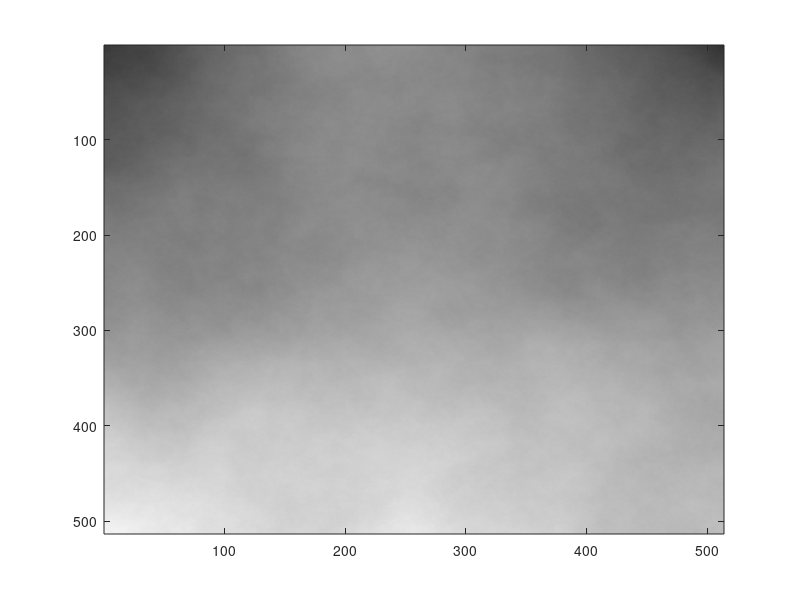

The MATLAB source for this figure:
%% plasma fractal 
% the script creates a plasma fractal by using the diamond-square algorithm
% https://en.wikipedia.org/wiki/Diamond-square_algorithm

clear all
close all

%######################## PARAMETERS HERE!!! ##############################

it = 9; % (2^x)+1, final dimension of the matrix

%##########################################################################

tic
startMat=rand(2,2);
cellit= cell(1,it);
for ii=1:it
    %% take old values and enlarge them to a bigger matrix

    % progression unit
    unit=(2^ii)+1;

    % create vector with startMat values
    vectStart=zeros(1,numel(startMat));
    vectStart(:)=startMat;

    % create new vector
    lenMat = unit^2;
    newVect = nan(1,lenMat);
    whloop = 0;
    orLoop = 1;
    while whloop<lenMat
        acc = 1;
        while acc<=unit
            if mod(acc,2)==0
                newVect(:,whloop+acc)=0;
            else
                newVect(:,whloop+acc)=vectStart(orLoop);
                orLoop=orLoop+1;
            end
            acc=acc+1;
        end
    whloop=whloop+acc;          
    newVect(whloop:(whloop+unit-1))=0;
    whloop=whloop+unit-1;    
    end
    
    newVect((unit^2+1):end)=[];
    
    % create new starting matrix
    swapMat=zeros(unit);
    swapMat(:)=newVect;

    %% algorithm 
    logIndx=(swapMat==0);
    linIndx=find(logIndx);
    diamVer=linIndx(rem(linIndx,2)~=0);
    sqrEdge=linIndx(rem(linIndx,2)==0); logIndx=zeros(unit);
    logIndx(sqrEdge)=sqrEdge;
    
    % create "crown"
    northCrown=logIndx(1,:); logIndx(1,:)=0;
    southCrown=logIndx(end,:); logIndx(end,:)=0;
    westCrown=logIndx(:,1); logIndx(:,1)=0;
    eastCrown=logIndx(:,end); logIndx(:,end)=0;
    innerSqr=find(logIndx);
    
    %% diamonds vertex
    for wkw=1:numel(diamVer)
        p1D=diamVer(wkw)-unit-1;p2D=diamVer(wkw)-unit+1;p3D=diamVer(wkw)+unit-1;p4D=diamVer(wkw)+unit+1;
        swapMat(diamVer(wkw))=mean(swapMat([p1D p2D p3D p4D]))+(2*rand()-1)/(3*ii^2);
    end
    %% square edges
    % create vectors
    northCrown=northCrown(northCrown~=0);
    southCrown=southCrown(southCrown~=0);
    eastCrown=eastCrown(eastCrown~=0);
    westCrown=westCrown(westCrown~=0);
    
    for nn=1:numel(northCrown)
        n1=northCrown(nn)-unit; n2=northCrown(nn)+1; n3=northCrown(nn)+unit;
        swapMat(northCrown(nn))=mean(swapMat([n1 n2 n3]))+(2*rand()-1)/(3*ii^2);
    end
    for ss=1:numel(southCrown)
        s1=southCrown(ss)-unit; s2=southCrown(ss)-1; s3=southCrown(ss)+unit;
        swapMat(southCrown(ss))=mean(swapMat([s1 s2 s3]))+(2*rand()-1)/(3*ii^2);
    end
    for ee=1:numel(eastCrown)
        e1=eastCrown(ee)-1; e2=eastCrown(ee)-unit; e3=eastCrown(ee)+1;
        swapMat(eastCrown(ee))=mean(swapMat([e1 e2 e3]))+(2*rand()-1)/(3*ii^2);
    end
    for ww=1:numel(westCrown)
        w1=westCrown(ww)-1; w2=westCrown(ww)+unit; w3=westCrown(ww)+1;
        swapMat(westCrown(ww))=mean(swapMat([w1 w2 w3]))+(2*rand()-1)/(3*ii^2);
    end
    if isempty(innerSqr)==0
        for kwk=1:numel(innerSqr)
            p1S=innerSqr(kwk)-1; p2S=innerSqr(kwk)+1; p3S=innerSqr(kwk)+unit; p4S=innerSqr(kwk)-unit;
            swapMat(innerSqr(kwk))=mean(swapMat([p1S p2S p3S p4S]))+(2*rand()-1)/(3*ii^2);
        end
    end
    
    
    startMat=swapMat;
    
    cellit{ii}=swapMat;
    
    outMat=uint8(repmat(swapMat*255,1,1,3));
    image(outMat)
    pause(0.4)

    
end



     
elTime = toc;

disp(['elapsed time for ' num2str(it) ' iterations: ' num2str(elTime) 'sec'])
            
    